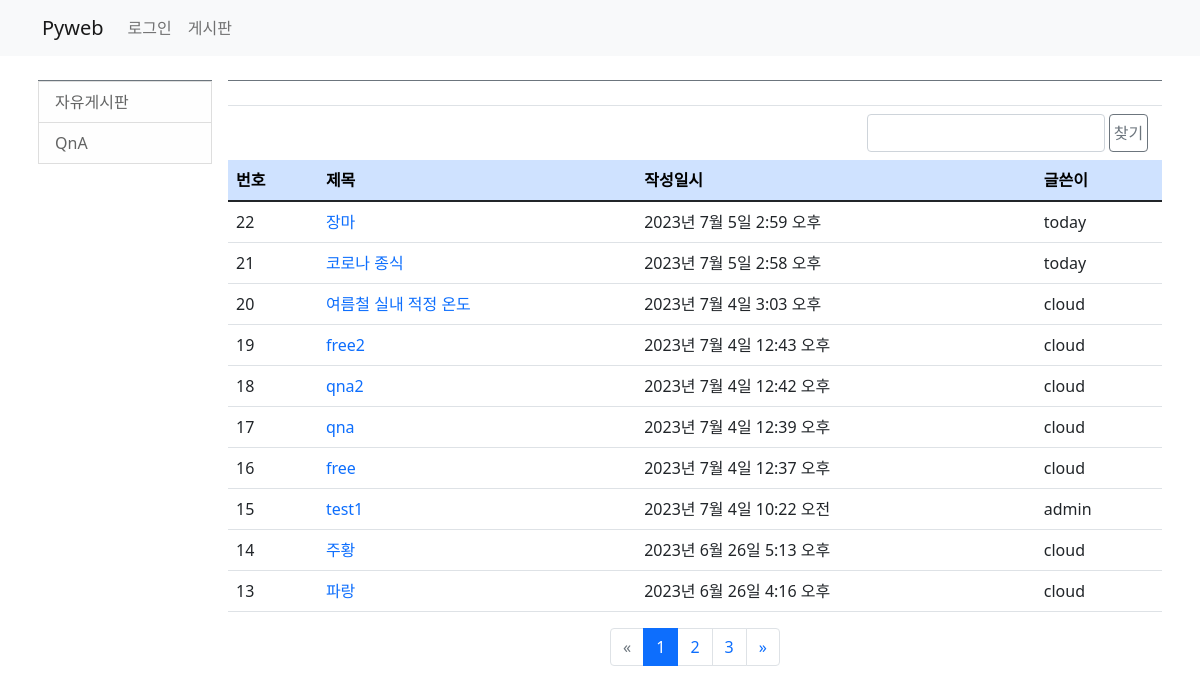
/board/, run on the app's committed database.
### board/models.py (models this page shows, shortened)
class Category(models.Model):
    name = models.CharField(max_length=50, unique=True)     # 카테고리 이름 - 중복불가
    slug = models.SlugField(max_length=200, unique=True, allow_unicode=True)    # url과 연동, 중복불가, 유니코드(한글포함)가능
    def get_absolute_url(self):
        return reverse('board:category_page', args=[self.slug])  # reverse 방식으로 변경
    class Meta:     # 중첩 모델
        verbose_name = 'category'
        verbose_name_plural = 'categories'  # 복수형 단어 직접 지정

class Question(models.Model):
    author = models.ForeignKey(User, on_delete=models.CASCADE) #글쓴이
    subject = models.CharField(max_length=200)  #제목
    content = models.TextField()                #질문 내용
    create_date = models.DateTimeField()        #등록일
    modify_date = models.DateTimeField(null=True, blank=True) #null 허용
    category = models.ForeignKey(Category, null=True, blank=True, on_delete=models.SET_NULL)

### board/views.py (the view, shortened to what this page needs)
# urls.py: path('', views.question_list, name='question_list'),
def question_list(request):
    question_list = Question.objects.order_by('-create_date') #내림 차순
    categories = Category.objects.all()
    page = request.GET.get('page', '1')
    kw = request.GET.get('kw', '')  #검색어
    paginator = Paginator(question_list, 10)  #페이지당 게시글 - 10
    page_obj = paginator.get_page(page)
    context = {'question_list': page_obj, 'kw': kw, 'categories': categories}
    return render(request, 'board/question_list.html', context)

### board/templatetags/board_filter.py (called while the page is built)
@register.filter
def sub(value, arg):
    return value - arg #원래값 - 매개값 -> |sub:arg

### templates/board/question_list.html (shortened to what this page needs)
{% extends 'base.html' %}
{% load board_filter %}
{% block content %}
<div class="container my-3">
    <section id="question_list">
        <div class="row">
            <div class="col-sm-12 col-md-3 col-lg-2 p-2">
                <nav id="sidebar" class="border-top border-secondary">
                    <div class="list-group">
                    {% for category in categories %}
                        {% if current_category == category %}
                        <a href="{{ category.get_absolute_url }}"
                           class="rounded-0 list-group-item list-group-item-action list-group-item-light active"> {{ category.name }} </a>
                        {% else %}
                        <a href="{{ category.get_absolute_url }}"
                           class="rounded-0 list-group-item list-group-item-action list-group-item-light"> {{ category.name }} </a>
                        {% endif %}
                    {% endfor %}
                    </div>
                </nav>
            </div>
            <div class="col-sm-12 col-md-9 col-lg-10 p-2">
                <div id="content" class="border-top border-secondary">
                    <div class="content_block">
                    <h5 class="border-bottom pl-2 pb-3 my-2">{{ current_category.name }}</h5>
                        <div class="row mb-2">
                            <div class="col-8"></div>
                            <div class="col-4 d-flex justify-content-end">
                                <input type="text" class="kw form-control" value="{{ kw }}">
                                <div class="col-2 input-group-append mx-1">
                                    <button type="button" id="btn_search"
                                        class="btn btn-outline-secondary px-1">찾기</button>
                                </div>
                            </div>
                        </div>
                        <table class="table">
                            <thead>
                                <tr class="table-primary">
                                    <th>번호</th><th>제목</th><th>작성일시</th><th>글쓴이</th>
                                </tr>
                            </thead>
                            <tbody>
                                {% if question_list %}
                                    {% for question in question_list %}
                                    <tr>
                                        <td>{{ question_list.paginator.count|sub:question_list.start_index|sub:forloop.counter0|add:1 }}</td>
                                        <td>
                                            <a href="{% url 'board:detail' question.id %}">
                                                {{ question.subject }}
                                            </a>
                                        </td>
                                        <td>{{ question.create_date }}</td>
                                        <td>{{ question.author }}</td>
                                    </tr>
                                    {% endfor %}
                                {% else %}
                                    <tr>
                                        <td>질문이 없습니다.</td>
                                    </tr>
                                {% endif %}
                            </tbody>
                         </table>
                        <ul class="pagination justify-content-center">
                            {% if question_list.has_previous %}
                                <li class="page-item">
                                    <a class="page-link"
                                       href="?page={{ question_list.previous_page_number }}">&laquo;</a>
                                </li>
                            {% else %}
                                <li class="page-item disabled">
                                    <a class="page-link" href="">&laquo;</a>
                                </li>
                            {% endif %}
                            {% for page_number in question_list.paginator.page_range %}
                                {% if page_number == question_list.number %}
                                <li class="page-item active">
                                    <a class="page-link" href="?page={{ page_number }}">
                                        {{ page_number }}
                                    </a>
                                </li>
                                {% else %}
                                <li class="page-item">
                                    <a class="page-link" href="?page={{ page_number }}">
                                        {{ page_number }}
                                    </a>
                                </li>
                                {% endif %}
                            {% endfor %}
                            {% if question_list.has_next %}
                                <li class="page-item">
                                    <a class="page-link"
                                       href="?page={{ question_list.next_page_number }}">&raquo;</a>
                                </li>
                            {% else %}
                                <li class="page-item disabled">
                                    <a class="page-link" href="">&raquo;</a>
                                </li>
                            {% endif %}
                        </ul>
                    </div>
                </div>
            </div>
        </div>
    </section>
</div>
{% endblock %}

### static/board/css/style.css (style rules this page uses)
a { text-decoration: none; }

### data on the page
Category: name "자유게시판"
Category: name "QnA"
Question: paginator.count|sub "22", subject "장마", create_date "2023년 7월 5일 2:59 오후", author "today"
Question: paginator.count|sub "21", subject "코로나 종식", create_date "2023년 7월 5일 2:58 오후", author "today"
Question: paginator.count|sub "20", subject "여름철 실내 적정 온도", create_date "2023년 7월 4일 3:03 오후", author "cloud"
Question: paginator.count|sub "19", subject "free2", create_date "2023년 7월 4일 12:43 오후", author "cloud"
Question: paginator.count|sub "18", subject "qna2", create_date "2023년 7월 4일 12:42 오후", author "cloud"
Question: paginator.count|sub "17", subject "qna", create_date "2023년 7월 4일 12:39 오후", author "cloud"
Question: paginator.count|sub "16", subject "free", create_date "2023년 7월 4일 12:37 오후", author "cloud"
Question: paginator.count|sub "15", subject "test1", create_date "2023년 7월 4일 10:22 오전", author "admin"
Question: paginator.count|sub "14", subject "주황", create_date "2023년 6월 26일 5:13 오후", author "cloud"
Question: paginator.count|sub "13", subject "파랑", create_date "2023년 6월 26일 4:16 오후", author "cloud"

### other printed values
{{ page_number }} "1"
{{ page_number }} "2" "3"
